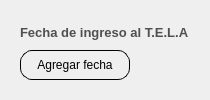
                     <widget class="QWidget" name="editar_fecha_tela">
                      <layout class="QVBoxLayout" name="verticalLayout_36">
                       <item>
                        <widget class="QFrame" name="espacio_ingresar_fecha_tela">
                         <property name="styleSheet">
                          <string notr="true">border:none;</string>
                         </property>
                         <layout class="QGridLayout" name="gridLayout_9">
                          <item row="0" column="0" colspan="2">
                           <widget class="QLabel" name="label_fecha_de_ingreso_tela">
                            <property name="maximumSize">
                             <size>
                              <width>16777215</width>
                              <height>40</height>
                             </size>
                            </property>
                            <property name="font">
                             <font>
                              <family>Arial</family>
                              <pointsize>10</pointsize>
                              <weight>75</weight>
                              <bold>true</bold>
                             </font>
                            </property>
                            <property name="styleSheet">
                             <string notr="true">QLabel{
	
	color: rgb(80, 80, 80);

	border-color: #ffffff;


}
</string>
                            </property>
                            <property name="text">
                             <string>Fecha de ingreso al T.E.L.A</string>
                            </property>
                            <property name="scaledContents">
                             <bool>false</bool>
                            </property>
                           </widget>
                          </item>
                          <item row="1" column="0">
                           <widget class="QPushButton" name="boton_fecha_de_ingreso_tela">
                            <property name="minimumSize">
                             <size>
                              <width>110</width>
                              <height>30</height>
                             </size>
                            </property>
                            <property name="cursor">
                             <cursorShape>PointingHandCursor</cursorShape>
                            </property>
                            <property name="styleSheet">
                             <string notr="true">QPushButton{

	border: 1px solid black;
	border-radius:12px;
}

QPushButton:hover{

	background-color: rgb(199, 199, 199)
}</string>
                            </property>
                            <property name="text">
                             <string>Agregar fecha</string>
                            </property>
                            <property name="icon">
                             <iconset>
                              <normaloff>../recursos_de_imagenes/iconos_de_interfaz/calendario.png</normaloff>../recursos_de_imagenes/iconos_de_interfaz/calendario.png</iconset>
                            </property>
                            <property name="iconSize">
                             <size>
                              <width>20</width>
                              <height>20</height>
                             </size>
                            </property>
                           </widget>
                          </item>
                          <item row="1" column="1">
                           <widget class="QLabel" name="label_mostrar_fecha_de_ingreso_tela">
                            <property name="font">
                             <font>
                              <family>Arial</family>
                              <pointsize>10</pointsize>
                              <weight>75</weight>
                              <bold>true</bold>
                             </font>
                            </property>
                            <property name="text">
                             <string/>
                            </property>
                           </widget>
                          </item>
                         </layout>
                        </widget>
                       </item>
                      </layout>
                     </widget>
